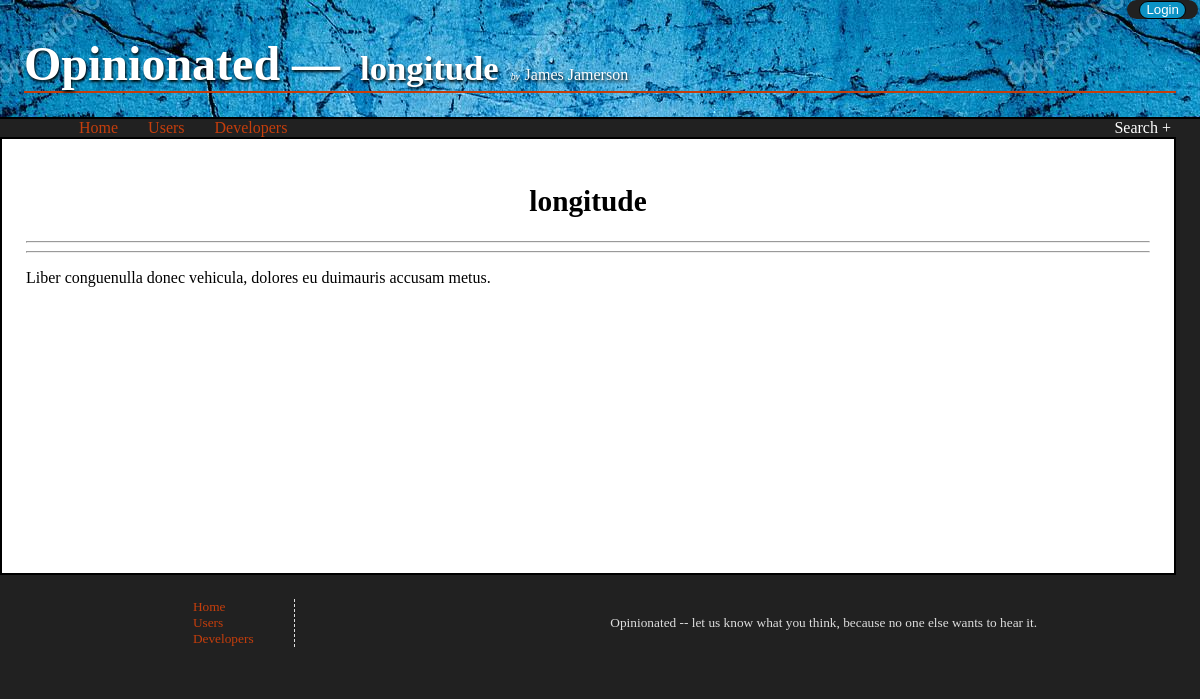
The app's page /opinions/229 with its own data.
### models.py (models this page shows, shortened)
class Item(Base):
    __tablename__ = 'item'
    name = Column(String(80), nullable=False)
    id = Column(Integer, primary_key=True)
    category_id = Column(Integer, ForeignKey('category.id'))
    description = Column(String(250))
    created_by = Column(Integer, ForeignKey('user.id'))

class User(Base):
    __tablename__ = 'user'
    id = Column(Integer, primary_key=True)
    username = Column(String(80), nullable=False)
    email = Column(String(80))
    about = Column(Text)
    picture = Column(String(250))

### server.py (the view)
@app.route('/opinions/<int:item_id>')
def showItem(item_id):
    item = session.query(Item).filter_by(
        id=item_id).one()
    category = session.query(Category).filter_by(
       id=item.category_id).one()
    user = session.query(User).filter_by(
        id=item.created_by).one()
    user_voted = False
    if login_session.get('user_id'):
        user_voted = session.query(Vote).filter_by(
            item=item_id,
            voter=login_session['user_id']).first()
    up_votes = session.query(func.count(Vote.id)).filter_by(
        item=item_id,
        up_or_down=1).one()[0]
    down_votes = session.query(func.count(Vote.id)).filter_by(
        item=item_id,
        up_or_down=0).one()[0]
    return render_template(
        'itemPage.html',
        category=category,
        item=item,
        user=user,
        up_votes=up_votes,
        down_votes=down_votes,
        user_voted=user_voted)

### templates/itemPage.html (shortened to what this page needs)
{% extends 'wrapper.html' %}
{% block body %}
<h3> {{item.name}} </h3>
<hr>
<hr>
<p>
	{{item.description}}
</p>
{% endblock %}

### templates/wrapper.html (shortened to what this page needs)
<!DOCTYPE html>
<html>
<head>
<link rel="stylesheet" type="text/css" href="/static/css/styles.css">
</head>
<body>
	<header>
		<div class="titles">
			<h1> <a href="{{url_for('showIndex')}}">Opinionated </a>&mdash;</h1>
			{% if item %}
			<h2> <a href="{{url_for('showItem', item_id = item.id)}}"> {{item.name}} </a> </h2>
			{% if user %}
			<small>&emsp; by &nbsp; </small> <a href="{{url_for('showUserCats', user_id = user.id)}}"> {{user.username}}</a> </h2>
			{% endif %}
			{% elif category and category.id != 0 %}
			<h2> <a href="{{url_for('showCategory', category_id = category.id)}}"> {{ category.name }}</a>
			{% if user %}
			<small>&emsp; by </small> <a href="{{url_for('showUserCats', user_id = user.id)}}"> {{user.username}}</a> </h2>
			{% endif %}
			{% elif user %}
			<h2> {{user.username}} </h2>
			{% else %}
			<h2> Home </h2>
			{% endif %}
		</div>
		<div>
			<div class="login" id="loginDiv">
				<button id="login"
				>
				</button>
			</div>
		</div>
		<nav>
			{% include 'navlinks.html' %}
			<div class="search">
				{% include 'searchForm.html' %}
			</div>
		</nav>
	</header>
<main class="content">
	{% block body %}
	{% endblock %}
</main>
{% include 'footer.html' %}

### static/css/styles.css (style rules this page uses)
a { color: #c53e0c; }
nav a, header a { text-decoration: none; }
body { margin: 0; font-family: Georgia; min-height: 100vh; background-color: #212121; }
h1 { font-size: 22pt; margin: 0; margin-right: 20px; }
h2 { font-size: 18pt; margin: 0; }
h3 { margin: 2% auto; text-align: center; font-size: 16pt; }
small { font-size: 60%; font-style: italic; }
button, input[type='submit'] { border-radius: 10px; border: solid black 1px; background-color: #0c93c5; line-height: 10pt; color: white; cursor: pointer; }
header { color: white; display: flex; width: 100%; flex-wrap: wrap; position: relative; background: url("/static/imgs/blue-texture.jpg"); }
header .login { position: absolute; top: 0; right: 0; margin-right: 2px; padding: 0 1%; background-color: #212121; border-radius: 10px; }
header .login button { height: 18px; }
header .titles { padding-top: 1%; display: flex; width: 100%; margin: 2%; align-items: baseline; justify-content: flex-start; border-bottom: solid #c53e0c 2px; flex-wrap: wrap; }
header .titles * { color: white; text-shadow: 1px 2px 3px black; }
header nav { justify-content: space-between; display: flex; flex-wrap: wrap; width: 100%; padding: 0 2%; background-color: #212121; border-top: solid black 2px; }
header nav .search { margin-right: 5px; }
main { min-height: 40vh; background-color: white; border: solid black 2px; margin-right: 2%; padding: 2% 2% 90px 2%; }
@media only screen and (min-width: 600px) { h1 { font-size: 36pt; } }
@media only screen and (min-width: 600px) { h2 { font-size: 26pt; } }
@media only screen and (min-width: 600px) { h3 { font-size: 22pt; } }

### records on screen
Item: name "longitude", description "Liber conguenulla donec vehicula, dolores eu duimauris accusam metus."
User: username "James Jamerson"
